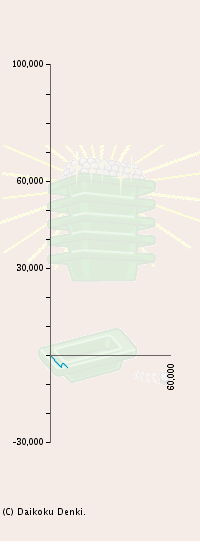
#> input picture code/openCV/resources/graph.png, 200 x 541 px
$ python graphToNumber.py
#> lines starting #> are read from the running program, lines starting #| are printed output that depends on the picture; after the words box and inside, x2 and y2 are one past the last pixel; in counts of white or black regions, pixels touching at a corner belong together
import cv2
import numpy as np


def stackImages(scale, imgArray):
    rows = len(imgArray)
    cols = len(imgArray[0])
    rowsAvailable = isinstance(imgArray[0], list)
    width = imgArray[0][0].shape[1]
    height = imgArray[0][0].shape[0]
    if rowsAvailable:
        for x in range(0, rows):
            for y in range(0, cols):
                if imgArray[x][y].shape[:2] == imgArray[0][0].shape[:2]:
                    imgArray[x][y] = cv2.resize(
                        imgArray[x][y], (0, 0), None, scale, scale)
                else:
                    imgArray[x][y] = cv2.resize(
                        imgArray[x][y], (imgArray[0][0].shape[1], imgArray[0][0].shape[0]), None, scale, scale)
                if len(imgArray[x][y].shape) == 2:
                    imgArray[x][y] = cv2.cvtColor(
                        imgArray[x][y], cv2.COLOR_GRAY2BGR)
        imageBlank = np.zeros((height, width, 3), np.uint8)
        hor = [imageBlank]*rows
        hor_con = [imageBlank]*rows
        for x in range(0, rows):
            hor[x] = np.hstack(imgArray[x])
        ver = np.vstack(hor)
    else:
        for x in range(0, rows):
            if imgArray[x].shape[:2] == imgArray[0].shape[:2]:
                imgArray[x] = cv2.resize(
                    imgArray[x], (0, 0), None, scale, scale)
            else:
                imgArray[x] = cv2.resize(
                    imgArray[x], (imgArray[0].shape[1], imgArray[0].shape[0]), None, scale, scale)
            if len(imgArray[x].shape) == 2:
                imgArray[x] = cv2.cvtColor(imgArray[x], cv2.COLOR_GRAY2BGR)
        hor = np.hstack(imgArray)
        ver = hor
    return ver


def applyHSVFilter(img, h_min, h_max, s_min, s_max, v_min, v_max):
    imgHSV = cv2.cvtColor(img, cv2.COLOR_BGR2HSV)
    lower = np.array([h_min, s_min, v_min])
    upper = np.array([h_max, s_max, v_max])
    mask = cv2.inRange(imgHSV, lower, upper)
    return mask


# Setting to get blue line 0 179 57 255 170 236
# Setting to get x and y bar 0 0 0 255 68 126

img = cv2.imread('../resources/graph.png')
#> img is the input picture: shape (541, 200, 3); mean B, G, R 228.1, 234.6, 240.6
graphBarImg = applyHSVFilter(img, 0, 0, 0, 255, 68, 126)
#> in applyHSVFilter, `imgHSV = cv2.cvtColor(img, cv2.COLOR_BGR2HSV)`: imgHSV: shape (541, 200, 3); mean H, S, V 16.6, 15.2, 242.1
#> in applyHSVFilter, `mask = cv2.inRange(imgHSV, lower, upper)`:
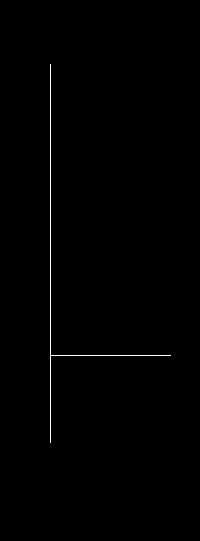
#> mask: shape (541, 200); 0.46% white in thin lines or dots, all inside (x1, y1, x2, y2) = (50, 64, 171, 443)
lineImg = applyHSVFilter(img, 51, 111, 135, 255, 105, 216)
#> call 2 of applyHSVFilter, with h_min = 51, h_max = 111, s_min = 135, s_max = 255, v_min = 105, v_max = 216
#> in applyHSVFilter (call 2), `mask = cv2.inRange(imgHSV, lower, upper)`:
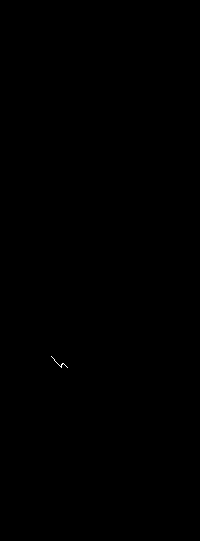
#> mask: shape (541, 200); 0.02% white in thin lines or dots, all inside (x1, y1, x2, y2) = (51, 356, 68, 368)
imgStack = stackImages(1, ([img, graphBarImg, lineImg]))
#> in stackImages, `rows = len(imgArray)`: rows = 3
#> in stackImages, `cols = len(imgArray[0])`: cols = 541
#> in stackImages, `rowsAvailable = isinstance(imgArray[0], list)`: rowsAvailable = False
#> after the loop in stackImages, `for x in range(0, rows):`: imgArray = 3 items
#> in stackImages, `hor = np.hstack(imgArray)`:
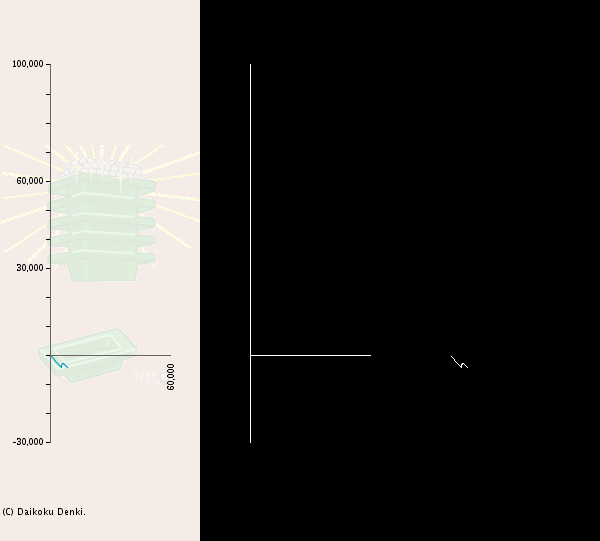
#> hor: shape (541, 600, 3); mean of channels 0, 1, 2 76.4, 78.6, 80.6; drawn as B, G, R
cv2.imshow("Stacked Images", imgStack)
cv2.waitKey(20000)
